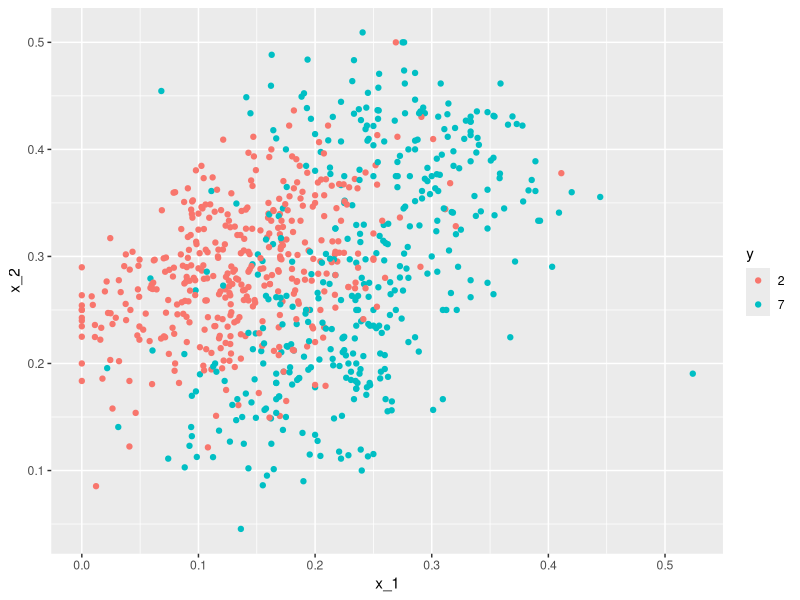
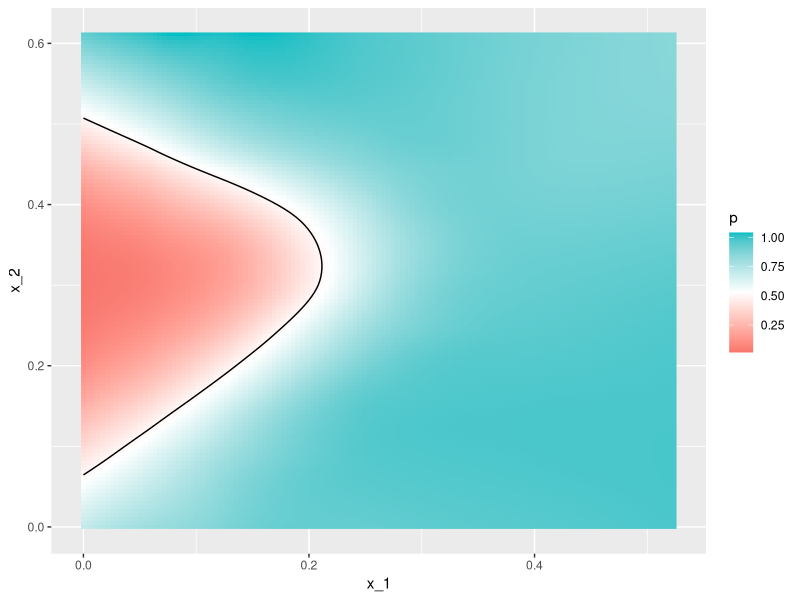
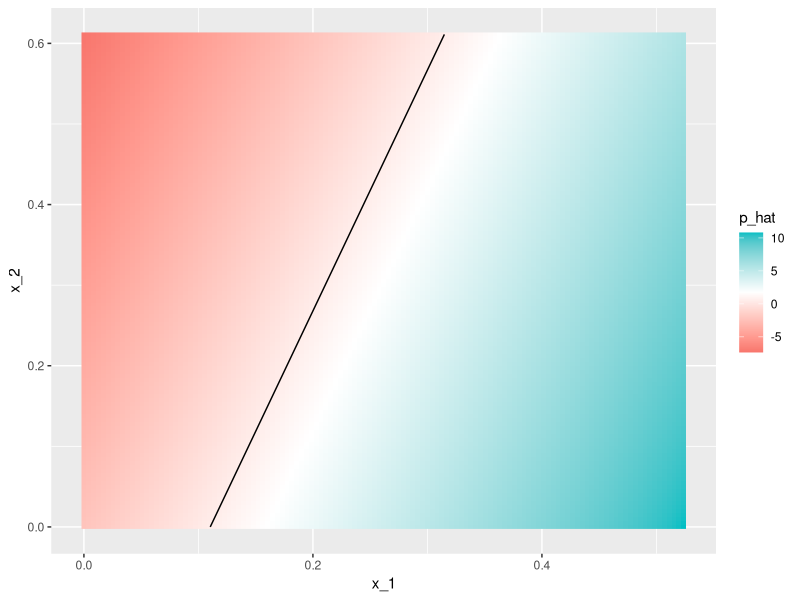
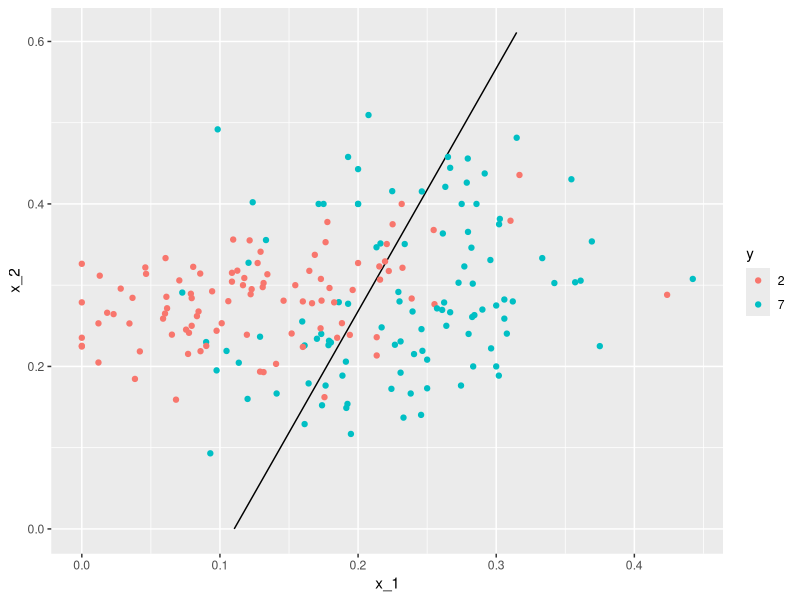

Write R code to recreate these figures, in order.
## ---- chunk 1
knitr::opts_chunk$set(echo = TRUE)
## ---- chunk 2
library(dslabs)
library(ggplot2)
library(caret)
library(dplyr)
## ---- chunk 3
data("mnist_27")
mnist_27$train %>% ggplot(aes(x_1, x_2, color = y)) + geom_point()
## ---- chunk 4
fit <- glm(y ~ x_1 + x_2, data=mnist_27$train, family="binomial")
## ---- chunk 5
p_hat <- predict(fit, newdata = mnist_27$test)
y_hat <- factor(ifelse(p_hat > 0.5, 7, 2)) 
## ---- chunk 6
confusionMatrix(data = y_hat, reference = mnist_27$test$y) 
## ---- chunk 7
mnist_27$true_p %>% ggplot(aes(x_1, x_2, z=p, fill=p)) +  geom_raster() + 
  scale_fill_gradientn(colors=c("#F8766D","white","#00BFC4")) +  
  stat_contour(breaks=c(0.5),color="black")
## ---- chunk 8
p_hat <- predict(fit, newdata = mnist_27$true_p) 

mnist_27$true_p %>% mutate(p_hat = p_hat) %>% 
  ggplot(aes(x_1, x_2,  z=p_hat, fill=p_hat)) + geom_raster() +   
  scale_fill_gradientn(colors=c("#F8766D","white","#00BFC4")) +   
  stat_contour(breaks=c(0.5),color="black") 
## ---- chunk 9
mnist_27$true_p %>% mutate(p_hat = p_hat) %>% ggplot() +   
  stat_contour(aes(x_1, x_2, z=p_hat), breaks=c(0.5), color="black") +    
  geom_point(mapping = aes(x_1, x_2, color=y), data = mnist_27$test) 
